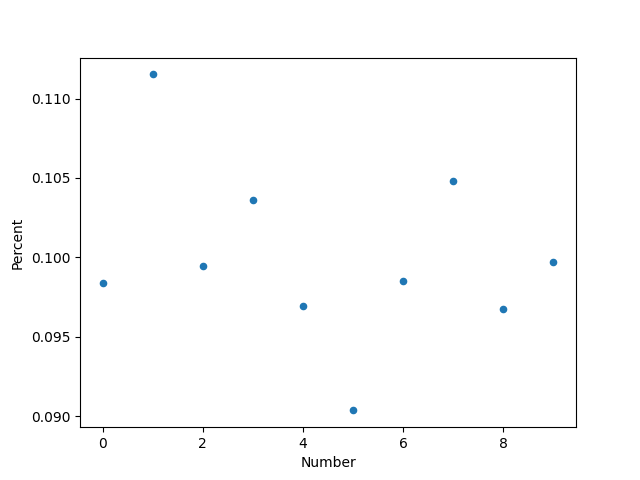

The Python source for this figure:
import pandas as pd
import matplotlib.pyplot as plt

train = pd.read_csv("train.csv", sep=',')
df = train['label'].value_counts()
df['freq'] = df/len(train)
df = df['freq']
df = df.to_frame()
df.reset_index(inplace=True)
df.columns = ['Number', 'Percent']
df.plot(kind='scatter', x='Number', y='Percent')
plt.show()
